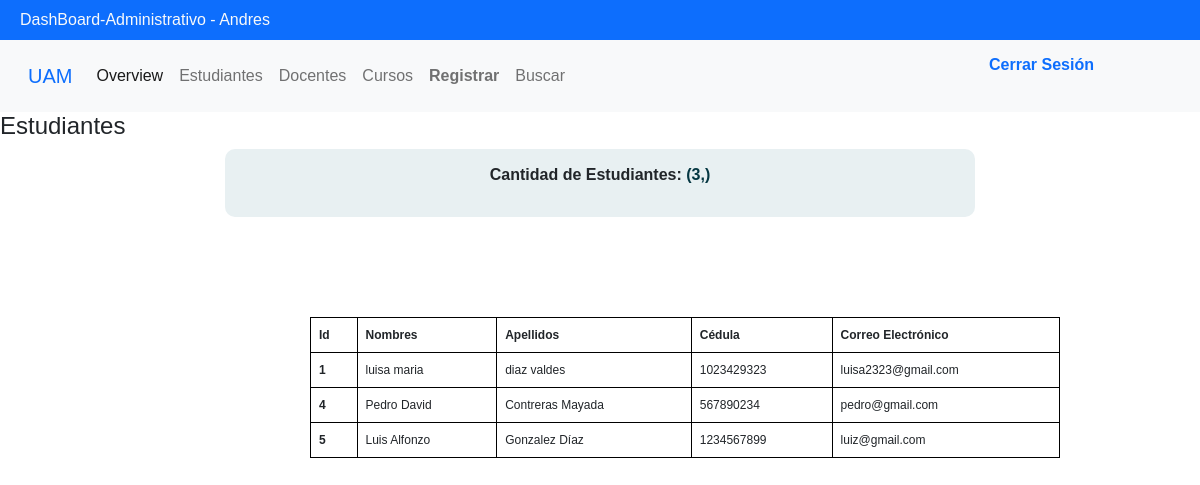
Page /DashBoard-Administrativo/estudiantes (signed in) on the committed database.
### tables this page shows
CREATE TABLE Usuarios (idUsuario INTEGER PRIMARY KEY AUTOINCREMENT UNIQUE, codUsuario VARCHAR (10) UNIQUE NOT NULL, primerNombre TEXT (11) NOT NULL, segundoNombre TEXT (11) NOT NULL, primerApellido TEXT (12) NOT NULL, segundoApellido TEXT (12) NOT NULL, email TEXT NOT NULL, clave VARCHAR (15) NOT NULL, idTipoUsuario INT REFERENCES Tipo_Usuarios (idTipoUsuario) NOT NULL);

### app.py (the view)
@app.route('/DashBoard-Administrativo/estudiantes',methods=['GET','POST'])
def estudiantes():
    cantEst = usersControllers.cantUsers()
    users = usersControllers.getUsers()
    data = {
        "cant": cantEst,
        "users": users
    }
    return render_template('estudiantes.html', students = data)

### db.py (called while the page is built)
def get_db():
    try:
        g.db = sqlite3.connect("baseDeDatos.db")
        return g.db
    except Error:
        print(Error)

### usersControllers.py (called while the page is built)
def getUsers():
    connect = get_db()
    cursor = connect.cursor()
    sql = " SELECT idUsuario, primerNombre, segundoNombre, primerApellido, segundoApellido, codUsuario, email FROM Usuarios WHERE idTipoUsuario = 1"
    cursor.execute(sql)
    users = cursor.fetchall()
    return users

def cantUsers():
    connect = get_db()
    cursor = connect.cursor()
    sql = " SELECT COUNT(*) FROM Usuarios WHERE idTipoUsuario = 1; "
    cursor.execute(sql)
    users = cursor.fetchone()
    return users

### templates/estudiantes.html (shortened to what this page needs)
{% extends "base.html" %}
{% block contenido %}
<head>
    <link rel="stylesheet" href="{{  url_for('static',  filename='css/styleTabs.css')  }}">
</head>
<header>
    <h4>Estudiantes</h4>
</header>
    <div id='contador'>
    <p>
        <b>Cantidad de Estudiantes: <span style="color:#053742">{{ students["cant"] }}</span></b><br>
    </p>
    </div>
    <table class="table table-bordered">
        <thead>
          <tr>
            <th scope="col">Id</th>
            <th scope="col">Nombres</th>
            <th scope="col">Apellidos</th>
            <th scope="col">Cédula</th>
            <th scope="col">Correo Electrónico</th>
          </tr>
        </thead>
        <tbody>
          {% for usuario in students.users %}
            <tr>
              <th scope="row">{{ usuario[0] }}</th>
              <td>{{ usuario[1] }} {{ usuario[2] }}</td>
              <td>{{ usuario[3] }} {{ usuario[4] }}</td>
              <td>{{ usuario[5] }}</td>
              <td>{{ usuario[6] }}</td>
            </tr>
          {% endfor %}
        </tbody>
      </table>
    {% endblock %}

### static/css/styleBase.css (style rules this page uses)
* { margin: 0; padding: 0; text-decoration: none; font-family: Verdana, Geneva, Tahoma, sans-serif; }
body { overflow: auto; }

### static/css/styleTabs.css (style rules this page uses)
* { margin: 0; padding: 0; -webkit-box-sizing: border-box; -moz-box-sizing: border-box; box-sizing: border-box; font-family: verdana, arial, helvetica; }
#contador { width: 750px; text-align: center; background-color:#E8F0F2; padding: 14px ; border-radius:10px; margin:auto; display: block ; }
.table { margin-top:100px; margin-left: 310px; width: 750px; border: 1px solid black; display:table; font-size: 12px; padding: 46px; }

### rows in the picture
Usuarios: idUsuario "1", primerNombre "luisa", segundoNombre "maria", primerApellido "diaz", segundoApellido "valdes", codUsuario "1023429323", email "luisa2323@gmail.com"
Usuarios: idUsuario "4", primerNombre "Pedro", segundoNombre "David", primerApellido "Contreras", segundoApellido "Mayada", codUsuario "567890234", email "pedro@gmail.com"
Usuarios: idUsuario "5", primerNombre "Luis", segundoNombre "Alfonzo", primerApellido "Gonzalez", segundoApellido "Díaz", codUsuario "1234567899", email "luiz@gmail.com"

### other values in the picture
{{ session.nombre }} "Andres"
{{ students["cant"] }} "(3,)"
